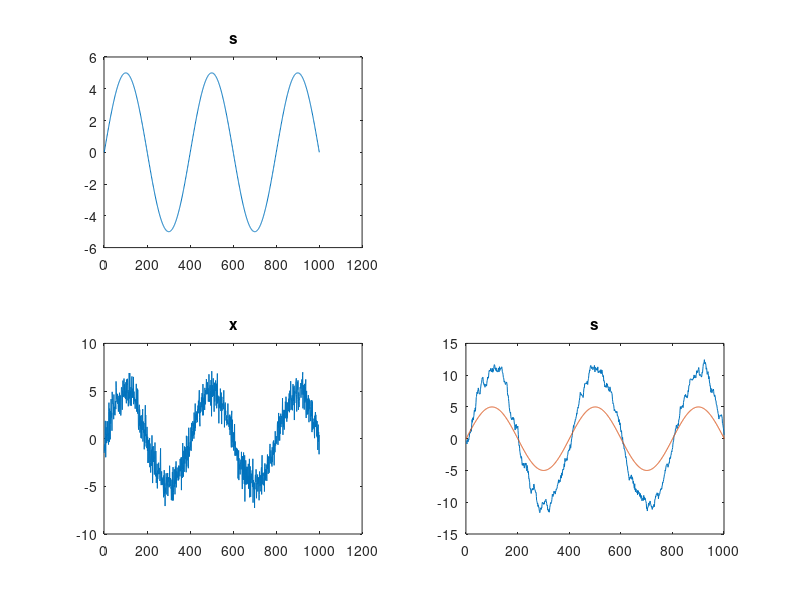
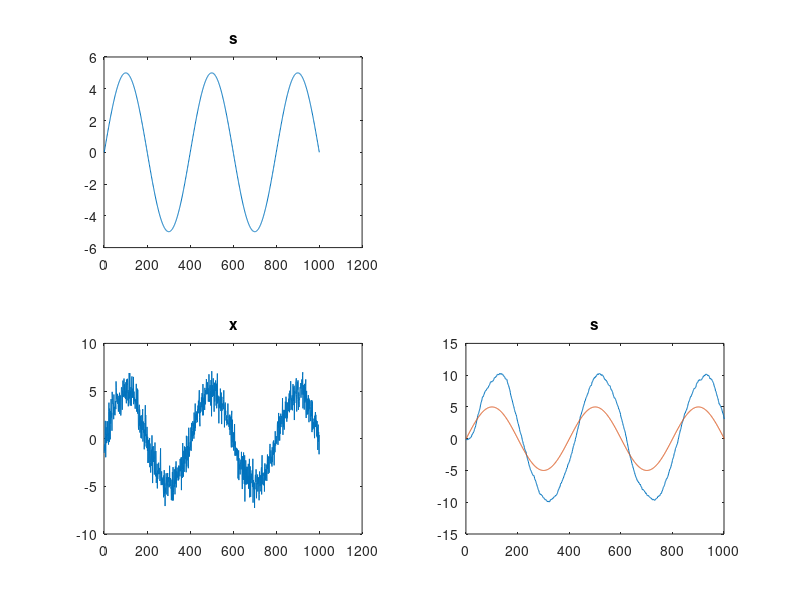
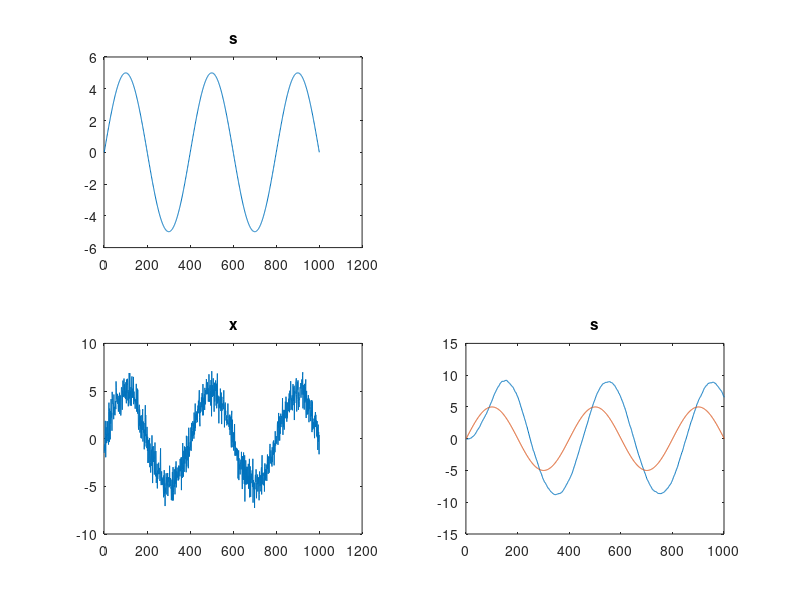

MATLAB code to generate these figures, in order:
clearvars

w0 = pi/200;
n = 0:1000;
s = 5*sin(w0*n);
v = randn(1, 1001);
x = s + v;
M = [5, 21, 51];
for m = 1:3
    h = zeros(1, 2*M(m)+1);
    for k = 1:2*M(m)+1
        h(k) = 1/M(m);
    end
    s_new = conv(x, h, "full");
    figure;
    subplot(2, 2, 1);
    plot(s)
    title("s");
    subplot(2, 2, 3);
    plot(x);
    title("x");
    subplot(2, 2, 4);
    plot(s_new);
    axis([0 1000 -15 15])
    title("x after filtering");
    hold on;
    plot(s);
    title("s");
end
